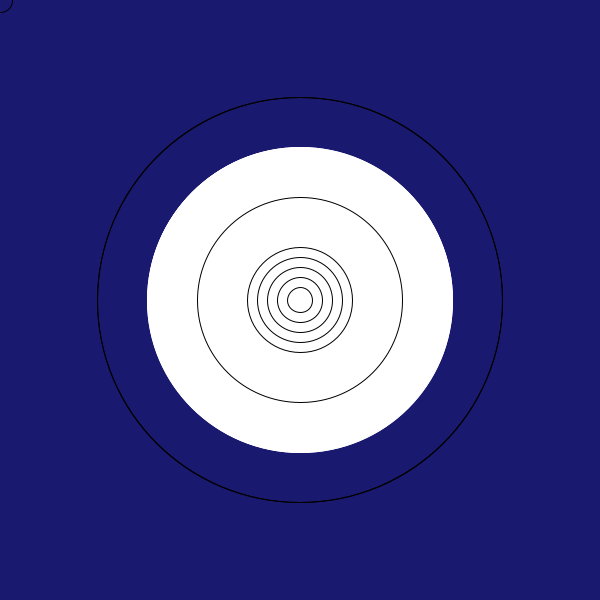
Frame 1 (no input)
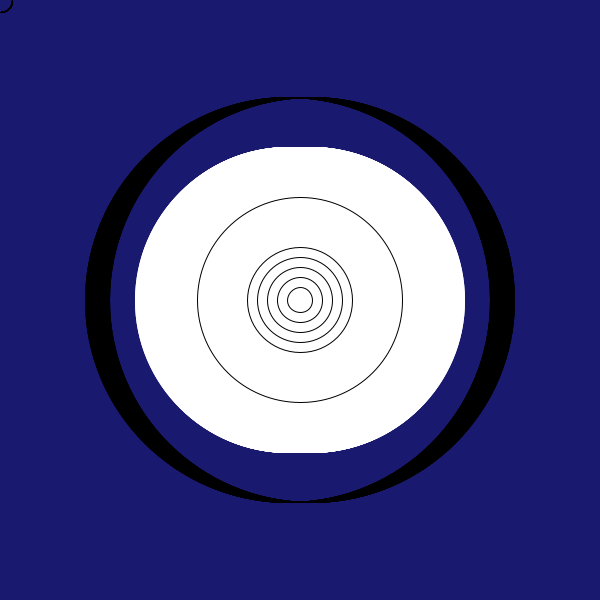
Frame 60 (the mouse pressed at the canvas centre just before this capture)
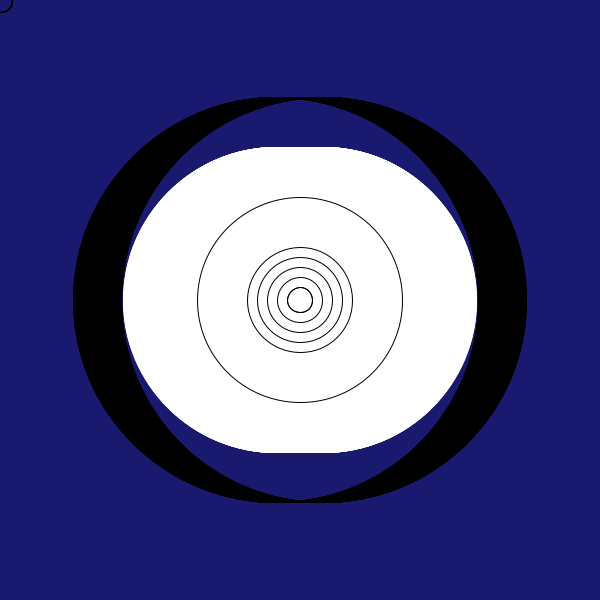
Frame 120 (the mouse held since frame 60 and released just before this capture)

The Processing sketch that drew these frames (run headless with seeded random() and noise(); from frame 60 on, the mouse is pressed at the canvas centre):

// Processing sketch: processing_110303
// ── processing_110303.pde

float circleX;
float circleY;

void setup() {
  size(600, 600);
  background(25, 25, 112);
  circleY = 300;
  circleX = 300;
}

// CIRCLES

void draw() {
  
    stroke(255);
  fill(255);
  ellipse(circleY, 300, 305, 305);
     // cercle size
  circleY = circleY - .1;
   stroke(255);
  fill(255);
  ellipse(circleX, 300, 305, 305);
     // cercle size
  circleX = circleX + .1;
    
    stroke(0);
  noFill();
  ellipse(circleX, 300, 405, 405);
       // cercle size
  circleX = circleX + .1;
      stroke(0);
  noFill();
  ellipse(circleY, 300, 405, 405);
       // cercle size
  circleY = circleY - .1;
  
  stroke(0);
  noFill();
  ellipse(300, 300, 25, 25);
   stroke(0);
  noFill();
  ellipse(mouseX, mouseY, 25, 25);
  
  
  stroke(0);
  noFill();
  ellipse(300, 300, 45, 45);
  stroke(0);
  noFill();
  ellipse(300, 300, 65, 65);
  stroke(0);
  noFill();
  ellipse(300, 300, 85, 85);
  stroke(0);
  noFill();
  ellipse(300, 300, 105, 105);
  stroke(0);
  noFill();
  ellipse(300, 300, 205, 205);

}
